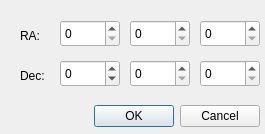
<?xml version="1.0" encoding="UTF-8"?>
<ui version="4.0">
 <class>GotoDialog</class>
 <widget class="QDialog" name="GotoDialog">
  <property name="geometry">
   <rect>
    <x>0</x>
    <y>0</y>
    <width>265</width>
    <height>134</height>
   </rect>
  </property>
  <property name="sizePolicy">
   <sizepolicy hsizetype="Fixed" vsizetype="Fixed">
    <horstretch>0</horstretch>
    <verstretch>0</verstretch>
   </sizepolicy>
  </property>
  <property name="windowTitle">
   <string>Dialog</string>
  </property>
  <widget class="QDialogButtonBox" name="buttonBox">
   <property name="geometry">
    <rect>
     <x>60</x>
     <y>100</y>
     <width>200</width>
     <height>32</height>
    </rect>
   </property>
   <property name="orientation">
    <enum>Qt::Horizontal</enum>
   </property>
   <property name="standardButtons">
    <set>QDialogButtonBox::Cancel|QDialogButtonBox::Ok</set>
   </property>
  </widget>
  <widget class="QLabel" name="label">
   <property name="geometry">
    <rect>
     <x>20</x>
     <y>20</y>
     <width>31</width>
     <height>31</height>
    </rect>
   </property>
   <property name="text">
    <string>RA:</string>
   </property>
  </widget>
  <widget class="QLabel" name="label_2">
   <property name="geometry">
    <rect>
     <x>20</x>
     <y>60</y>
     <width>31</width>
     <height>31</height>
    </rect>
   </property>
   <property name="text">
    <string>Dec:</string>
   </property>
  </widget>
  <widget class="QSpinBox" name="ra_h">
   <property name="geometry">
    <rect>
     <x>60</x>
     <y>20</y>
     <width>60</width>
     <height>27</height>
    </rect>
   </property>
   <property name="maximum">
    <number>23</number>
   </property>
  </widget>
  <widget class="QSpinBox" name="ra_min">
   <property name="geometry">
    <rect>
     <x>130</x>
     <y>20</y>
     <width>60</width>
     <height>27</height>
    </rect>
   </property>
   <property name="maximum">
    <number>59</number>
   </property>
  </widget>
  <widget class="QSpinBox" name="ra_sec">
   <property name="geometry">
    <rect>
     <x>200</x>
     <y>20</y>
     <width>60</width>
     <height>27</height>
    </rect>
   </property>
   <property name="maximum">
    <number>59</number>
   </property>
  </widget>
  <widget class="QSpinBox" name="dec_deg">
   <property name="geometry">
    <rect>
     <x>60</x>
     <y>60</y>
     <width>60</width>
     <height>27</height>
    </rect>
   </property>
   <property name="minimum">
    <number>-90</number>
   </property>
   <property name="maximum">
    <number>90</number>
   </property>
  </widget>
  <widget class="QSpinBox" name="dec_min">
   <property name="geometry">
    <rect>
     <x>130</x>
     <y>60</y>
     <width>60</width>
     <height>27</height>
    </rect>
   </property>
  </widget>
  <widget class="QSpinBox" name="dec_sec">
   <property name="geometry">
    <rect>
     <x>200</x>
     <y>60</y>
     <width>60</width>
     <height>27</height>
    </rect>
   </property>
  </widget>
 </widget>
 <resources/>
 <connections>
  <connection>
   <sender>buttonBox</sender>
   <signal>accepted()</signal>
   <receiver>GotoDialog</receiver>
   <slot>accept()</slot>
   <hints>
    <hint type="sourcelabel">
     <x>248</x>
     <y>254</y>
    </hint>
    <hint type="destinationlabel">
     <x>157</x>
     <y>274</y>
    </hint>
   </hints>
  </connection>
  <connection>
   <sender>buttonBox</sender>
   <signal>rejected()</signal>
   <receiver>GotoDialog</receiver>
   <slot>reject()</slot>
   <hints>
    <hint type="sourcelabel">
     <x>316</x>
     <y>260</y>
    </hint>
    <hint type="destinationlabel">
     <x>286</x>
     <y>274</y>
    </hint>
   </hints>
  </connection>
 </connections>
</ui>
